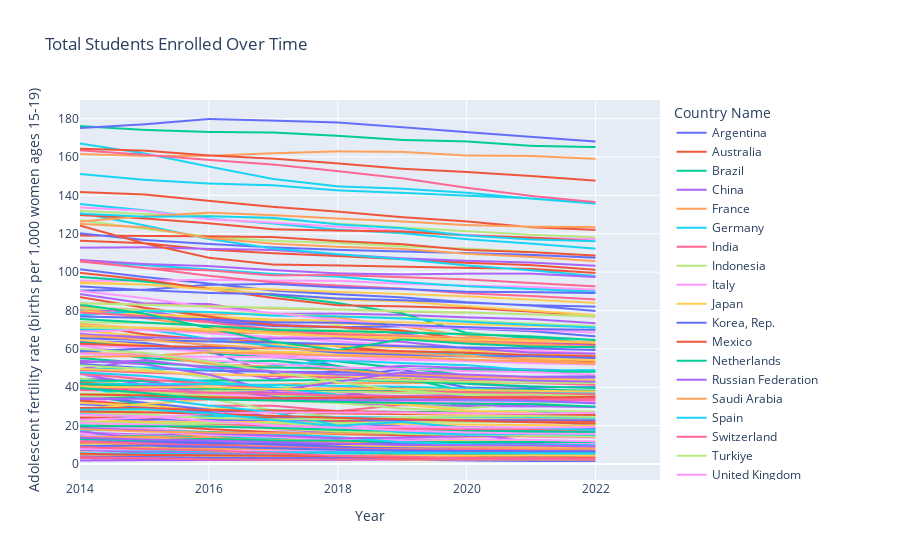

The notebook cell this image was saved under:
### Code cell
fig1 = px.line(
    adfertility_name,
    x="Year",
    y="Adolescent fertility rate (births per 1,000 women ages 15-19)",
    color = "Country Name",
    title='Total Students Enrolled Over Time')
fig1
